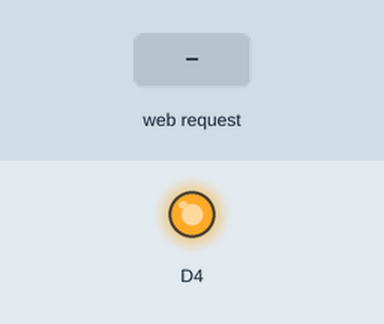
The sketch below on a simulated ESP8266 (NodeMCU). Shown: output pins drawn as LEDs (lit = HIGH). Inputs (shaded band) come from the test bench. WiFi joins after 1.5 s; servers stay silent unless stated; what the sketch prints to the serial monitor is not drawn.

Above: at 2.7 s.
2.8 s: HTTP request GET /toggle received
At 3.3 s:
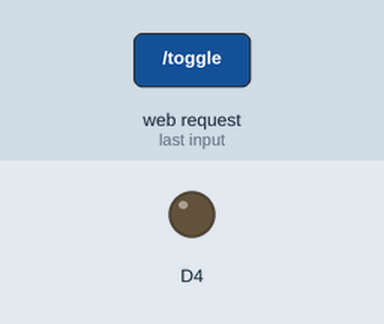
Timing chart, 0 to 5.8 s (numbered marks = the images above; inputs shaded):
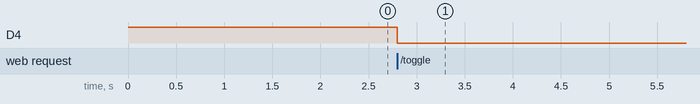

Measured:
- after the input at 2.8 s, D4: HIGH → LOW at once

The sketch:

test_webServer.ino
```cpp
#include <ESP8266WiFi.h>
#include <ESP8266WebServer.h>
ESP8266WebServer webServer(80);
char *ssid = "NGOC XUAN";
char *pass = "01021967";
void setup() {
  pinMode (D4, OUTPUT );
  digitalWrite (D4, HIGH);
  WiFi.disconnect();
  WiFi.mode(WIFI_STA);
  WiFi.begin (ssid,pass);
  Serial.begin(9600);
  Serial.println("Connecting...");
  while (WiFi.status() != WL_CONNECTED)
  {
    delay(500);
    Serial.println("...");

  }
  Serial.println(WiFi.localIP());

  webServer.on ("/",[](){
    webServer.send (200,"text/html","<button><a href=\"/toggle\">TOGGLE</a> </button>");
  });
  webServer.on ("/toggle",[](){
    digitalWrite (D4, !digitalRead(D4));
    webServer.send (200,"text/html","<button><a href=\"/toggle\">TOGGLE</a> </button>");
  });
  webServer.begin();
}

void loop() {
  webServer.handleClient();
}
```
